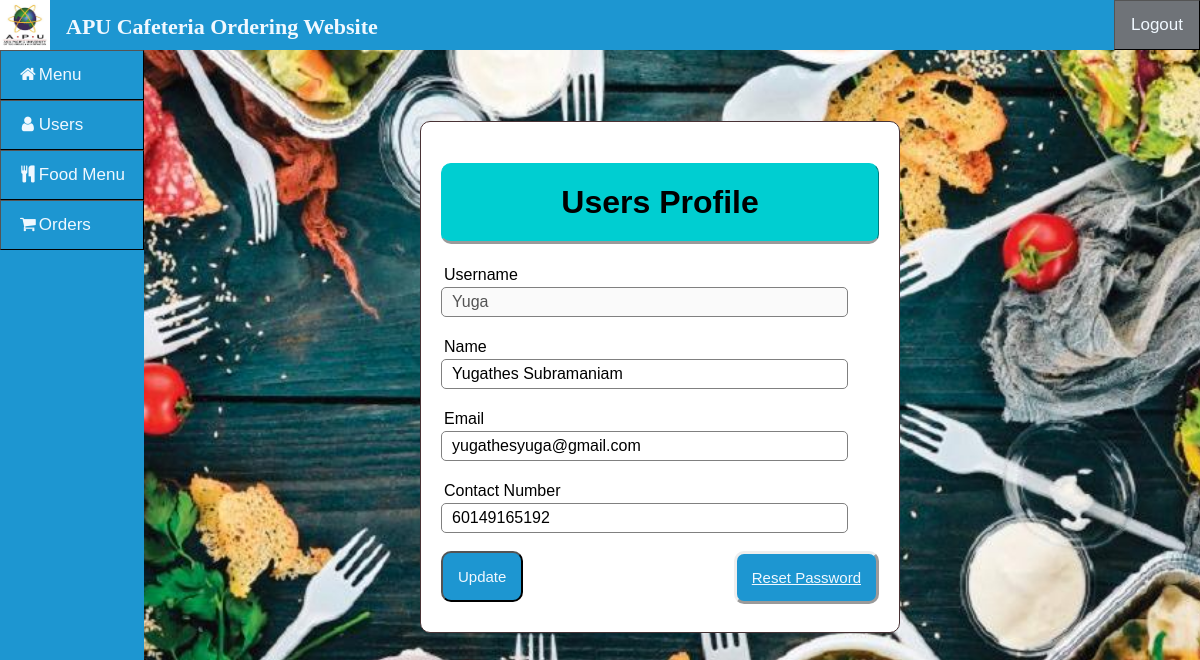
Screenshot of /Admin/UsersEdit.php?id=Yuga (signed in) with the database file from the repository.
### tables this page shows
CREATE TABLE `users` (
  `username` varchar(50) NOT NULL,
  `password` varchar(255) NOT NULL,
  `name` varchar(255) NOT NULL,
  `email` varchar(255) NOT NULL,
  `Hp` varchar(99) NOT NULL,
  `type_user` varchar(255) NOT NULL,
  `ownerCategory` int(9) DEFAULT NULL
);

### Admin/UsersEdit.php (the view, shortened to what this page needs)
<?php
if(isset ($_SESSION["username"]))
{
	include "Header.php";
?>
<!DOCTYPE html>
<html>
<head>
	<link rel="stylesheet" type="text/css" href="../CSS/topNav.css">
</head>
<body>
<?php
	$name = $_GET["id"];
	$queryGet = "select * from users where username='".$name."'";
	$resultGet = mysqli_query($link,$queryGet);
	if(!$resultGet)
	{
		die ("Invalid Query - get Register List: ". mysqli_error($link));
	}
	else
	{?>
	<div class="wrapper">
		<div class="middle">
			<div class="contentnew">
			<form class = "content" style="position:absolute;width: 40%;" action="Update.php" name="EditForm" method="POST">
				<h1 class="header">Users Profile</h1>
				<?php	while($baris= mysqli_fetch_array($resultGet, MYSQLI_BOTH))	{?>
					<div class="input-group">
						<label>Username</label>
						<input type="text" name="username" value="<?php echo $baris['username']; ?>" disabled><br><br>
						<label>Name</label>
						<input type="text" name="name" value="<?php echo $baris['name']; ?>"><br><br>
						<label>Email</label>
						<input type="email" name="email" value="<?php echo $baris['email'] ?>"><br><br>
						<label>Contact Number</label>
						<input type="text" name="Hp" value="<?php echo $baris['Hp']; ?>"><br><br>
						<button style="position: relative;" type="submit" class="btn" name="staffAdm">Update</button>
						<a style="position: relative;float:right;" href="UsersReset.php?id=<?php echo $baris['username'];?>" class="btn"> Reset Password</a>
					</div> <?php	}?>
			</form>
			</div>
		</div>
	</div>
	<?php
		}
}
else {
	echo "No session exists or session has expired. Please log in again ";
	echo "Page will be redirect in 5 seconds";
	header('Location: ../Auth/Login.php');
}?>
</body>
</html>

### css/topNav.css (style rules this page uses)
* { box-sizing: border-box; }
body { margin: 0; font-family: Arial, Helvetica, sans-serif !important; background-image: url("bc5.jpg"); background-position: center; background-size: cover; background-attachment: fixed; position:absolute; top:10%; max-width: -webkit-fill-available; right: 0px; left: 0px; }
.wrapper { width: 100%; min-width: 1000px; }
h1, h2 { text-align:center; color:white; }
.header { width: auto; color: black; background:#00CED1; text-align: center; border: 1px solid #00CED1; border-bottom: none; border-radius: 10px 10px 10px 10px; border-style: outset; padding: 20px; }
.middle { width: 100%; position: relative; }
.middle:after { display: table; clear: both; content: ''; }
.contentnew { padding: 0 270px 0 270px; }
.content { position:fixed; top:10%; left:35%; width: 30%; margin: 0px auto; padding: 20px; border: 1px solid #483235; background: white; border-radius: 10px 10px 10px 10px; }
.input-group { margin: 10px 0px 10px 0px; }
.input-group label { display: block; text-align: left; margin: 3px; }
.input-group input { height: 30px; width: 93%; padding: 5px 10px; font-size: 16px; border-radius: 5px; border: 1px solid gray; }
.btn { padding: 15px; font-size: 15px; color: aliceblue; background:#1D96D1 ; border-style: outset; border-radius: 10px; cursor: pointer; }

### Admin/Header.php (style rules this page uses)
body { font-family: "Lato", sans-serif; }

### rows the page displays
users: username "Yuga", name "Yugathes Subramaniam", email "yugathesyuga@gmail.com", Hp "60149165192"
